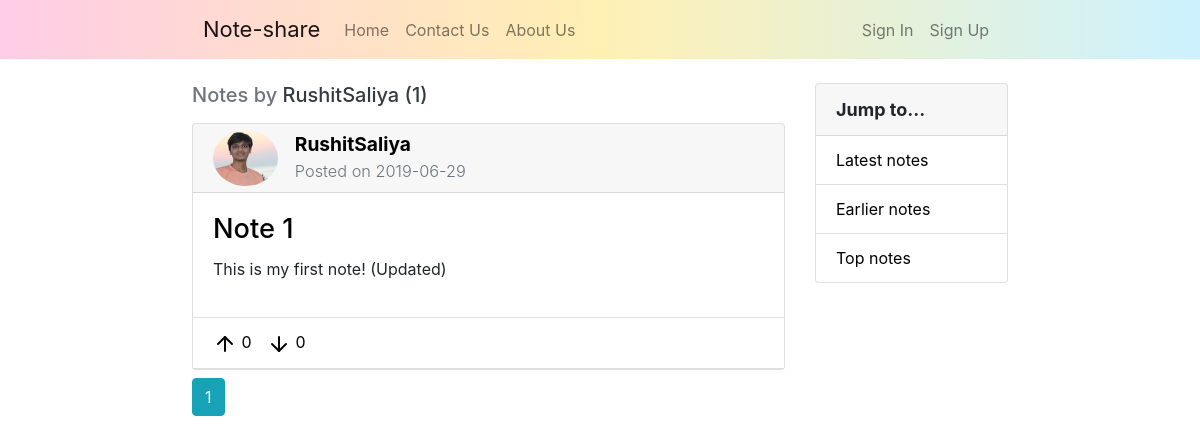
The app's page /user/RushitSaliya, older data.
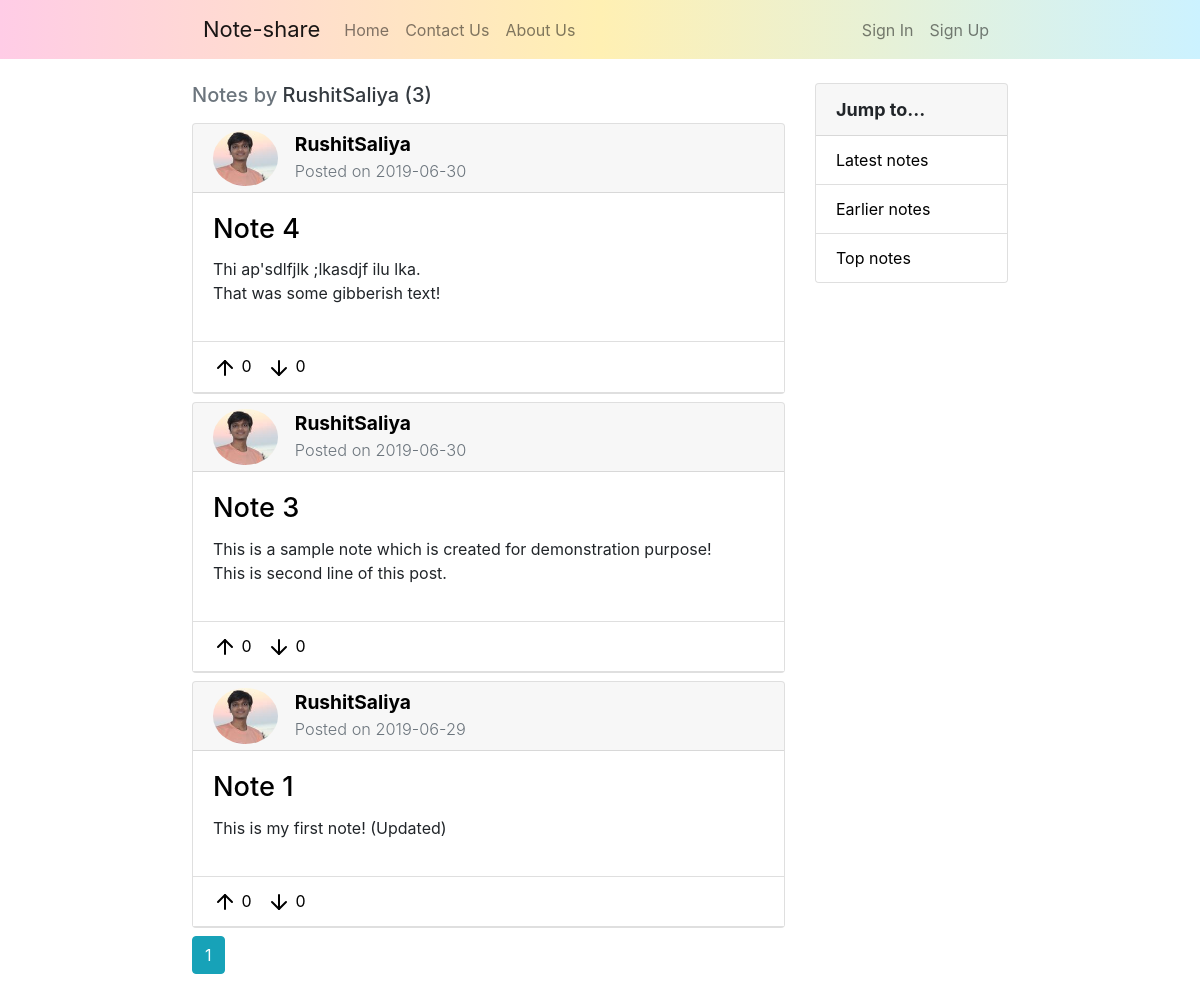
The same page, newer data.
### noteshare/models.py (models this page shows, shortened)
class User(db.Model, UserMixin):
    id = db.Column(db.Integer, primary_key=True)
    username = db.Column(db.String(20), unique=True, nullable=False)
    email = db.Column(db.String(100), unique=True, nullable=False)
    image_file = db.Column(db.String(20), nullable=False, default='default.jpg')
    password = db.Column(db.String(50), nullable=False)
    notes = db.relationship('Note', backref='author', lazy=True)

class Note(db.Model):
    id = db.Column(db.Integer, primary_key=True)
    title = db.Column(db.String(100), nullable=False)
    date_posted = db.Column(db.DateTime, nullable=False, default=datetime.utcnow)
    content = db.Column(db.Text, nullable=False)
    content_image = db.Column(db.String(20), nullable=True)
    ups = db.Column(db.Integer, nullable=False, default=0)
    downs = db.Column(db.Integer, nullable=False, default=0)
    user_id = db.Column(db.Integer, db.ForeignKey('user.id'), nullable=False)

### noteshare/routes.py (the view)
@app.route('/user/<string:username>')
def user_notes(username):
    page = request.args.get('page', 1, type=int)
    user = User.query.filter_by(username=username).first_or_404()
    notes = Note.query.filter_by(author=user).order_by(Note.date_posted.desc()).paginate(page=page, per_page=5)
    return render_template('user_notes.html', title=user.username, notes=notes, user=user)

### noteshare/templates/user_notes.html
{% extends "layout.html" %}
{% block content %}
    <div class="col-md-8 col-pl-16">
        <h5 class="text-muted mb-3">Notes by <span class="text-dark">{{ user.username }} ({{ notes.total }})</span></h5>
        {% for note in notes.items %}
            <div class="card mb-md-2">
                <div class="card-header card-custom-header">
                    <a class="anchor-note-update" href="{{ url_for('user_notes', username=note.author.username) }}">
                        <div class="row">
                            <div class="col-md-2 pr-md-0">
                                <div class="note-header">
                                    <img class="rounded-circle note-author-img" src="{{ url_for('static', filename='Profile-pictures/' + note.author.image_file) }}" alt="Author's Profile-photo">
                                </div>
                            </div>
                            <div class="col-md-10 pl-md-0">
                                <div class="note-header">
                                    <strong>{{ note.author.username }}</strong><br/>
                                    <div  class="text-muted" style="font-size: 85%;">
                                        Posted on {{ note.date_posted.strftime('%Y-%m-%d') }}
                                    </div>
                                </div>
                            </div>
                        </div>
                    </a>
                </div>
                <div class="card-body">
                    <a class="anchor-note-update" href="{{ url_for('note', note_id=note.id) }}">
                        <h5 class="card-title note-title">{{ note.title }}</h5>
                    </a>
                    <p style="white-space: pre-line;">{{ note.content }}</p>
                </div>
                <div class="card-header note-action">
                    <a class="note-action-btn" href="#"><img src="{{ url_for('static', filename='Icons/arrow-up.svg') }}" alt="Like"> 0 </a>
                    <a class="note-action-btn" href="#"><img src="{{ url_for('static', filename='Icons/arrow-down.svg') }}" alt="Dislike"> 0 </a>
                </div>
            </div>
        {% endfor %}
        {% for page_num in notes.iter_pages(left_edge=1, right_edge=1, left_current=1, right_current=2) %}
            {% if page_num %}
                {% if notes.page == page_num %}
                    <a class="btn btn-info mb-4" href="{{ url_for('user_notes', username=user.username, page=page_num) }}">{{ page_num }}</a>
                {% else %}
                    <a class="btn btn-outline-info mb-4" href="{{ url_for('user_notes', username=user.username, page=page_num) }}">{{ page_num }}</a>
                {% endif %}
            {% else %}
                ...
            {% endif %}
        {% endfor %}
    </div>
    <div class="col-md-4 col-pr-16">
        <div class="card">
                <div class="card-header" style="font-size: 18px;"><strong>Jump to...</strong></div>
                <ul class="list-group list-group-flush">
                    <li class="list-group-item"><a href="#" class="sidebar-link">Latest notes</a></li>
                    <li class="list-group-item"><a href="#" class="sidebar-link">Earlier notes</a></li>
                    <li class="list-group-item"><a href="#" class="sidebar-link">Top notes</a></li>
                </ul>
        </div>
    </div>
{% endblock content %}

### noteshare/templates/layout.html (shortened to what this page needs)
<!DOCTYPE html>
<html>
    <head>
        <link rel="stylesheet" type="text/css" href="{{ url_for('static', filename='Bootstrap-4/css/bootstrap-grid.min.css') }}">
        <link rel="stylesheet" type="text/css" href="{{ url_for('static', filename='Bootstrap-4/css/bootstrap.min.css') }}">
        <link rel="stylesheet" type="text/css" href="{{ url_for('static', filename='stylesheet.css') }}">
    </head>
    <body>
        <div class="container-fluid">
            <div class="row">
                <nav class="navbar navbar-expand-md navbar-light bg-light">
                    <a class="navbar-brand margin-left" href="{{ url_for('home') }}">Note-share</a>
                    <div class="navbar-collapse collapse w-100 order-1 order-md-0 dual-collapse2">
                        <ul class="navbar-nav mr-auto">
                            <li class="nav-item">
                                <a class="nav-link" href="{{ url_for('home') }}">Home</a>
                            </li>
                            <li class="nav-item">
                                <a class="nav-link" href="#">Contact Us</a>
                            </li>
                            <li class="nav-item">
                                <a class="nav-link" href="#">About Us</a>
                            </li>
                        </ul>
                    </div>
                    <div class="navbar-collapse collapse w-100 order-3 dual-collapse2 margin-right">
                        <ul class="navbar-nav ml-auto">
                            {% if current_user.is_authenticated %}
                            <li class="nav-item">
                                    <a class="nav-link" href="{{ url_for('new_note') }}">New Note</a>
                                </li>
                                <li class="nav-item">
                                    <a class="nav-link" href="{{ url_for('account') }}">Account</a>
                                </li>
                                <li class="nav-item">
                                    <a class="nav-link" href="{{ url_for('logout') }}">Logout</a>
                                </li>
                            {% else %}
                                <li class="nav-item">
                                    <a class="nav-link" href="{{ url_for('login') }}">Sign In</a>
                                </li>
                                <li class="nav-item">
                                    <a class="nav-link" href="{{ url_for('register') }}">Sign Up</a>
                                </li>
                            {% endif %}
                        </ul>
                    </div>
                </nav>
            </div>
            <div class="row">
                <div class="col-md-8 col-pl-16">
                </div>
                {% block content %}{% endblock %}
            </div>
        </div>
    </body>
</html>

### noteshare/static/stylesheet.css (style rules this page uses)
.navbar.bg-light { width: 100%; background: linear-gradient(to right, #ffcce6, #fff0b3, #ccf2ff)!important; }
.navbar-light .navbar-brand, .navbar-light .navbar-nav .active>.nav-link, .navbar-light .navbar-nav .nav-link:focus { font-size: 16px; }
.navbar-light .navbar-brand { font-size: 22px; }
.navbar-light .margin-left { padding-left: 16%; }
.note-action { border-top: 1px solid rgba(0,0,0,.125); background-color: #fff; }
.card-title { font-size: 16px; }
.note-action-btn, .note-action-btn:hover { margin-right: 2%; text-decoration: none; color: #000; }
.margin-right { padding-right: 16%; }
.col-pl-16 { padding-top: 1%; padding-left: 16%; }
.col-pr-16 { padding-top: 1%; padding-right: 16%; }
.sidebar-link { text-decoration: none; color: #000; }
.card-custom-header { padding-top: 1%; padding-bottom: 1%; }
.note-header { font-size: 120%; font-weight: 350; }
.note-title { font-size: 170%; font-weight: 500; }
.note-author-img { object-fit: cover; height: 80%; width: 80%; }
.anchor-note-update { text-decoration: none; color: #000; }

Row changes from the older to the newer data that the page shows:
added Note: image_file (picture), author.username "RushitSaliya", date_posted "2019-06-30", title "Note 4", content "Thi ap'sdlfjlk ;lkasdjf ilu lka. That was some gibberish text!"
added Note: image_file (picture), author.username "RushitSaliya", date_posted "2019-06-30", title "Note 3", content "This is a sample note which is created for demonstration purpose! This is second line of this post."
Text that changed along with them:
{{ notes.total }}: "1" → "3"
